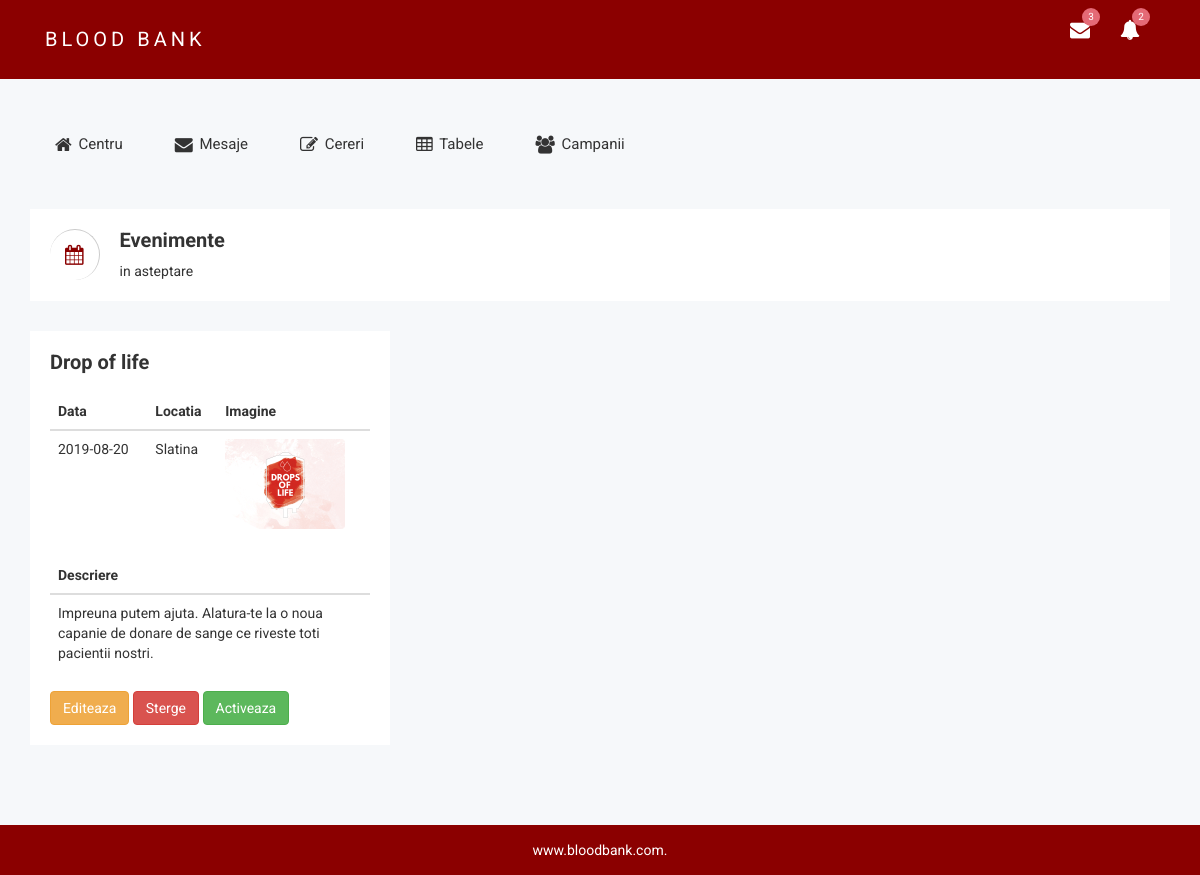
The app's page /bloodbank/a_centru/index.php/evenimente/evenimente_in_asteptare with its own data.
### tables this page shows
CREATE TABLE `campanii` (
  `ID` int(255) NOT NULL,
  `denumire` varchar(255) NOT NULL,
  `descriere` varchar(255) NOT NULL,
  `data` date NOT NULL,
  `locatie` varchar(255) NOT NULL,
  `imagine` varchar(255) NOT NULL,
  `in_asteptare` int(255) NOT NULL,
  `participanti` int(255) NOT NULL
);

### bloodbank/a_centru/application/controllers/Evenimente.php (called while the page is built, shortened)
<?php
class Evenimente extends CI_Controller {
	public function __construct()
	{
		$this->load->model('eveniment_m');
	}
  	public function evenimente_in_asteptare(){
  		$data = array(
			'evenimente' => $this->eveniment_m->get_evenimente_in_asteptare(),
		);
		$this->load->view('layout/header');
		$this->load->view('layout/navbar');
		$this->load->view('events/evenimente_in_asteptare',$data);
		$this->load->view('layout/footer');
  	}
}

### bloodbank/a_centru/index.php (called while the page is built, shortened)
<?php
require_once BASEPATH.'core/CodeIgniter.php';

### bloodbank/a_centru/application/models/eveniment_m.php (called while the page is built, shortened)
<?php
class eveniment_m extends CI_Model {
	function get_evenimente_in_asteptare(){
		$this->db->select('*');
		$this->db->from('campanii');
		$this->db->where('in_asteptare','0');
		$query=$this->db->get();
		return $query->result();
	}
}

### bloodbank/a_centru/application/views/events/evenimente_in_asteptare.php (the view)
	<div class="breadcomb-area">
		<div class="container">
			<div class="row">
				<div class="col-lg-12 col-md-12 col-sm-12 col-xs-12">
					<div class="breadcomb-list">
						<div class="row">
							<div class="col-lg-6 col-md-6 col-sm-6 col-xs-12">
								<div class="breadcomb-wp">
									<div class="breadcomb-icon">
										<i class="fa fa-calendar"></i>
									</div>
									<div class="breadcomb-ctn">
										<h2>Evenimente</h2>
										<p>in asteptare</p>
									</div>
								</div>
							</div>
						</div>
					</div>
				</div>
			</div>
		</div>
	</div>
 <div class="container">
    <div class="row">
 		<?php  foreach($evenimente as $ev): ?>
        <div class="col-lg-4 col-md-6 col-sm-6 col-xs-12">
            <div class="recent-items-wp notika-shadow sm-res-mg-t-30">
                <div class="rc-it-ltd">
                    <div class="recent-items-ctn">
                        <div class="recent-items-title">
                            <h2><?php echo $ev->denumire?></h2>
                        </div>
                    </div>
                    <div class="recent-items-inn">
                        <table class="table table-inner table-vmiddle">
                            <thead>
                                <tr>
                                    <th>Data</th>
                                    <th>Locatia</th>
                                    <th>Imagine</th>
                                </tr>
                            </thead>
                            <tbody>
                                <tr>
                                    <td > <?php echo $ev->data?> </td>
                                    <td> <?php echo $ev->locatie?> </td>
                                    <td><img style="border-radius: 4px; width: 120px;" src="<?php echo base_url('assets/uploads/'.$ev->imagine) ?>"/></td>
                                </tr>
                            </tbody>
                        </table>
                    </div>
                    <table class="table table-inner table-vmiddle">
                        <thead>
                            <tr>
                                <th>Descriere</th>
                            </tr>
                        </thead>
                        <tbody>
                            <tr>
                                <td ><?php echo $ev->descriere ?> </td>
                            </tr>
                        </tbody>
                    </table>
                    		<a class="btn btn-warning"href="<?php echo base_url('evenimente/editare_eveniment/'.$ev->ID)?>">Editeaza</a>
                            <a class="btn btn-danger"href="<?php echo base_url('evenimente/delete/'.$ev->ID)?>">Sterge</a>
                            <a class="btn btn-success"href="<?php echo base_url('evenimente/activ/'.$ev->ID)?>">Activeaza</a>
            	</div>
            </div>
                    <br>
       </div>
    <?php endforeach?>
    </div>
    <br>
</div>

### bloodbank/a_centru/assets/css/main.css (style rules this page uses)
html { color: #222; font-size: 1em; line-height: 1.4; }
audio, canvas, iframe, img, svg, video { vertical-align: middle; }

### records on screen
campanii: denumire "Drop of life", data "2019-08-20", locatie "Slatina", imagine (picture), descriere "Impreuna putem ajuta. Alatura-te la o noua capanie de donare de sange ce riveste toti pacientii nostri."
